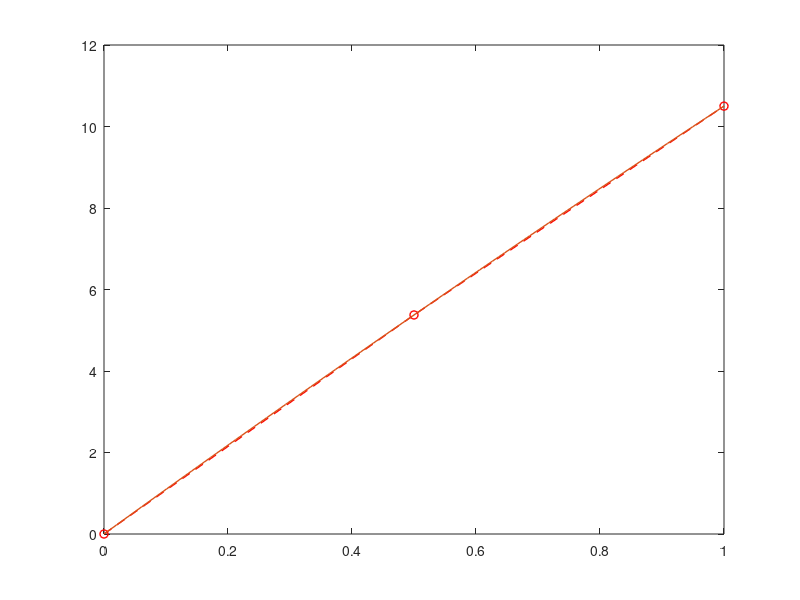

Write the MATLAB code that produced this figure. (Note: this script raises an error after producing the figure.)
function fem_1D
% This is a simple 1D FEM program. The FEM
% solution is based on linear elements also called hat functions.The
% problem addressed is the extension of a bar under the action of applied
% forces. Use mesh parameters under the heading mesh of this code to change
% values. For example change the number of nodes to 2 to really see the
% difference between the exact and the FEM solution. In general, change
% constants the way you like.
%
% The second plot of stresses in the bar suggests that for each of the
% finite elements in the bar the solution (that is the slope of the
% extension) is a constant. This is illustrated with the help of horizontal
% lines. Each line also represents one element. It would be shown in later
% codes that the slope of the approximate solution (stresses) coincides
% with the slope of the exact solution exactly at the mid point of the
% element.

% This code is inspired from a manual written by Jack Chessa on FEM
% implementation in MATLAB.

% Written 26-Dec-2010
% Author: Husnain Inayat Hussain (husnain.inayat@gmail.com)

% FEM_1D

% 1. PreProcessor
% 2. Processor
% 3. PostProcessor

% ----------------   PREPROCESSOR   -------------------

% Preprocessor consists of defining the problem, material, elemental
% discretization, geometry, applied conditions such as forces and
% displacements.

% PROBLEM



% MATERIAL
E = 1; % Young's Modulus
A = 1; % Area of the bar
L = 1; % Length of the bar
f_o = 1;
u_o =0;
P = 10;

% MESH
num_nodes = 3;
num_elems = num_nodes - 1;
nodes = linspace (0,L,num_nodes);
elm_cnc = [1:1:num_elems ; 2:1:num_nodes]';
h_e = nodes (2) - nodes (1);

% ----------------   PROCESSOR   -------------------

% Stiffness Matrix
K_e = E*A/h_e * [1 -1;
                -1  1];
K = zeros (num_nodes, num_nodes);

F_e = f_o*h_e/2;
F = zeros (num_nodes, 1);

for i = 1 : size(elm_cnc,1)
    asm = elm_cnc (i,:);
    K(asm , asm) = K(asm , asm) + K_e;
    F(asm) = F(asm) + F_e;
end

F = F - K(:,1) * u_o;
F (1) = u_o;
F (end) = F (end) + P;

K(1,:) = 0;
K(:,1) = 0;
K(1,1) = 1;

u = K\F;

% ----------------   POSTPROCESSOR   -------------------

% Plot the displacements and the stressed of the analytical and FEM
% solutions.

% FEM Solution & Plot
plot(nodes, u,'Marker','o','LineWidth',1,'LineStyle','--',...
    'Color',[1 0 0],...
    'DisplayName','FEM');

% Analytical Solution & Plot
x = linspace(0,L,100);
u1 = - f_o/(2*E*A)*x.^2 + (P + f_o*L)*x;
hold
plot(x, u1,'LineWidth',1,'DisplayName','Analytical');
h = legend('FEM','Analytical',2);
set(h,'Interpreter','none')
grid on

% Create title
title({'Extension of a Longitudianl Bar','Analytical vs.FEM Solution'},...
    'FontWeight','normal',...
    'FontSize',12);

% Create xlabel
xlabel({'Lenght (m)'},'FontWeight','normal','FontSize',11);

% Create ylabel
ylabel({'Extension (m)'},'FontWeight','normal','FontSize',11);


% Plot the stresses of the analytical and FEM solutions

% FEM Solution & Plot
figure
du = zeros (5,1);
plot(nan,nan)
hold

h1 = zeros (size(elm_cnc,1),1);

for i = 1 : size(elm_cnc,1)
    du(i) = (u(i+1) - u (i))/ (nodes(i+1) - nodes(i));
    asm = elm_cnc (i,:);
    h1(i) = plot (nodes(asm), repmat(du(i),1,length(nodes(asm))),...
        'Marker','o','LineWidth',1,'LineStyle','--','Color',[1 0 0],...
        'DisplayName','FEM');
end

% Analytical Solution & Plot
du1 = - f_o/(E*A)*x + (P + f_o*L);
h2 = plot (x, du1, 'LineWidth',1,'LineStyle','-',...
    'Color',[0 0 1], 'DisplayName','Analytical');
h = legend([h1(end) h2], 'FEM','Analytical', 1);
set(h,'Interpreter','none')
grid on

% Create title
title({'Stresses in a Longitudianl Bar','Analytical vs.FEM Solution'},...
    'FontWeight','normal',...
    'FontSize',12);

% Create xlabel
xlabel({'Lenght (m)'},'FontWeight','normal','FontSize',11);

% Create ylabel
ylabel({'Stress (N/m^2)'},'FontWeight','normal','FontSize',11);